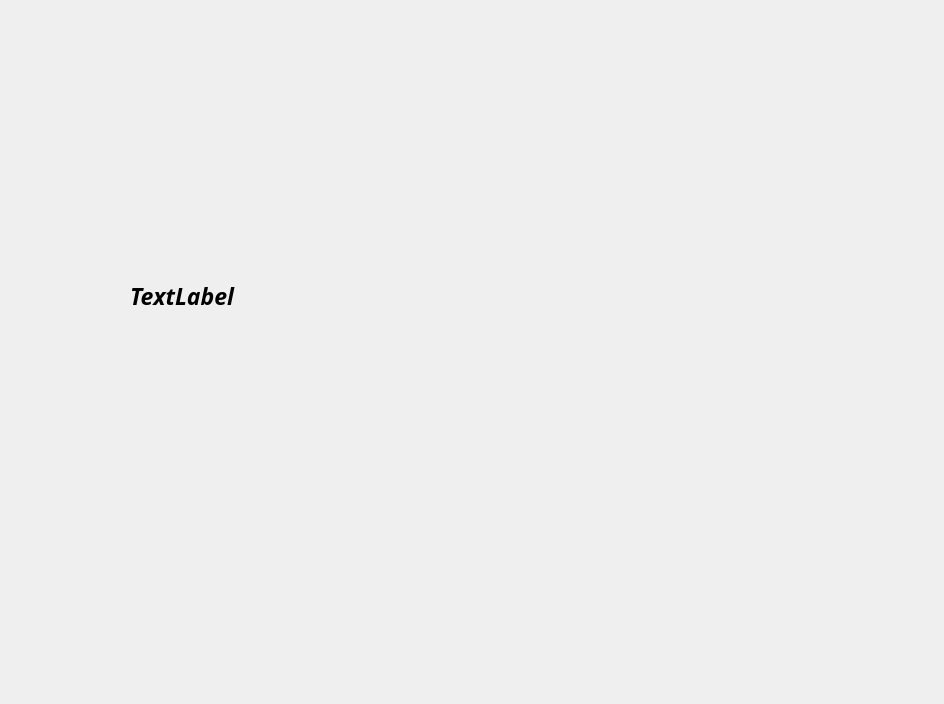
<?xml version="1.0" encoding="UTF-8"?>
<ui version="4.0">
 <class>MainWindowDesign</class>
 <widget class="QMainWindow" name="MainWindowDesign">
  <property name="geometry">
   <rect>
    <x>0</x>
    <y>0</y>
    <width>944</width>
    <height>704</height>
   </rect>
  </property>
  <property name="windowTitle">
   <string>QRosApp</string>
  </property>
  <property name="windowIcon">
   <iconset resource="../resources/images.qrc">
    <normaloff>:/images/icon.png</normaloff>:/images/icon.png</iconset>
  </property>
  <property name="locale">
   <locale language="English" country="Australia"/>
  </property>
  <widget class="QWidget" name="centralwidget">
   <widget class="QLabel" name="label">
    <property name="geometry">
     <rect>
      <x>130</x>
      <y>170</y>
      <width>271</width>
      <height>251</height>
     </rect>
    </property>
    <property name="font">
     <font>
      <family>Ubuntu Condensed</family>
      <pointsize>17</pointsize>
      <weight>75</weight>
      <italic>true</italic>
      <bold>true</bold>
     </font>
    </property>
    <property name="text">
     <string>TextLabel</string>
    </property>
   </widget>
  </widget>
  <action name="action_Quit">
   <property name="text">
    <string>&amp;Quit</string>
   </property>
   <property name="shortcut">
    <string>Ctrl+Q</string>
   </property>
   <property name="shortcutContext">
    <enum>Qt::ApplicationShortcut</enum>
   </property>
  </action>
  <action name="action_Preferences">
   <property name="text">
    <string>&amp;Preferences</string>
   </property>
  </action>
  <action name="actionAbout">
   <property name="text">
    <string>&amp;About</string>
   </property>
  </action>
  <action name="actionAbout_Qt">
   <property name="text">
    <string>About &amp;Qt</string>
   </property>
  </action>
 </widget>
 <resources>
  <include location="../resources/images.qrc"/>
 </resources>
 <connections>
  <connection>
   <sender>action_Quit</sender>
   <signal>triggered()</signal>
   <receiver>MainWindowDesign</receiver>
   <slot>close()</slot>
   <hints>
    <hint type="sourcelabel">
     <x>-1</x>
     <y>-1</y>
    </hint>
    <hint type="destinationlabel">
     <x>399</x>
     <y>299</y>
    </hint>
   </hints>
  </connection>
 </connections>
</ui>
